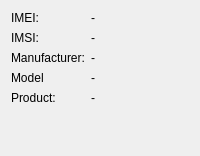
     <widget class="QWidget" name="sysdevicetab">
      <attribute name="title">
       <string>Device</string>
      </attribute>
      <layout class="QGridLayout" name="gridLayout_15">
       <item row="0" column="0">
        <layout class="QHBoxLayout" name="horizontalLayout_6">
         <item>
          <widget class="QLabel" name="label_18">
           <property name="sizePolicy">
            <sizepolicy hsizetype="Minimum" vsizetype="Fixed">
             <horstretch>0</horstretch>
             <verstretch>0</verstretch>
            </sizepolicy>
           </property>
           <property name="text">
            <string>IMEI:</string>
           </property>
          </widget>
         </item>
        </layout>
       </item>
       <item row="1" column="0">
        <layout class="QHBoxLayout" name="horizontalLayout_7">
         <item>
          <widget class="QLabel" name="label_19">
           <property name="sizePolicy">
            <sizepolicy hsizetype="Minimum" vsizetype="Fixed">
             <horstretch>0</horstretch>
             <verstretch>0</verstretch>
            </sizepolicy>
           </property>
           <property name="text">
            <string>IMSI:</string>
           </property>
          </widget>
         </item>
        </layout>
       </item>
       <item row="2" column="0">
        <layout class="QHBoxLayout" name="horizontalLayout_8">
         <item>
          <widget class="QLabel" name="label_34">
           <property name="sizePolicy">
            <sizepolicy hsizetype="Minimum" vsizetype="Fixed">
             <horstretch>0</horstretch>
             <verstretch>0</verstretch>
            </sizepolicy>
           </property>
           <property name="text">
            <string>Manufacturer:</string>
           </property>
          </widget>
         </item>
        </layout>
       </item>
       <item row="3" column="0">
        <layout class="QHBoxLayout" name="horizontalLayout_9">
         <item>
          <widget class="QLabel" name="label_35">
           <property name="sizePolicy">
            <sizepolicy hsizetype="Minimum" vsizetype="Fixed">
             <horstretch>0</horstretch>
             <verstretch>0</verstretch>
            </sizepolicy>
           </property>
           <property name="text">
            <string>Model</string>
           </property>
          </widget>
         </item>
        </layout>
       </item>
       <item row="4" column="0">
        <layout class="QHBoxLayout" name="horizontalLayout_10">
         <item>
          <widget class="QLabel" name="label_36">
           <property name="sizePolicy">
            <sizepolicy hsizetype="Minimum" vsizetype="Fixed">
             <horstretch>0</horstretch>
             <verstretch>0</verstretch>
            </sizepolicy>
           </property>
           <property name="text">
            <string>Product:</string>
           </property>
          </widget>
         </item>
        </layout>
       </item>
       <item row="3" column="1">
        <widget class="QLabel" name="modelLabel">
         <property name="sizePolicy">
          <sizepolicy hsizetype="Expanding" vsizetype="Fixed">
           <horstretch>0</horstretch>
           <verstretch>0</verstretch>
          </sizepolicy>
         </property>
         <property name="text">
          <string>-</string>
         </property>
        </widget>
       </item>
       <item row="2" column="1">
        <widget class="QLabel" name="manufacturerLabel">
         <property name="sizePolicy">
          <sizepolicy hsizetype="Expanding" vsizetype="Fixed">
           <horstretch>0</horstretch>
           <verstretch>0</verstretch>
          </sizepolicy>
         </property>
         <property name="text">
          <string>-</string>
         </property>
        </widget>
       </item>
       <item row="1" column="1">
        <widget class="QLabel" name="imsiLabel">
         <property name="sizePolicy">
          <sizepolicy hsizetype="Expanding" vsizetype="Fixed">
           <horstretch>0</horstretch>
           <verstretch>0</verstretch>
          </sizepolicy>
         </property>
         <property name="text">
          <string>-</string>
         </property>
        </widget>
       </item>
       <item row="0" column="1">
        <widget class="QLabel" name="ImeiLabel">
         <property name="sizePolicy">
          <sizepolicy hsizetype="Expanding" vsizetype="Fixed">
           <horstretch>0</horstretch>
           <verstretch>0</verstretch>
          </sizepolicy>
         </property>
         <property name="text">
          <string>-</string>
         </property>
        </widget>
       </item>
       <item row="4" column="1">
        <widget class="QLabel" name="productLabel">
         <property name="sizePolicy">
          <sizepolicy hsizetype="Expanding" vsizetype="Fixed">
           <horstretch>0</horstretch>
           <verstretch>0</verstretch>
          </sizepolicy>
         </property>
         <property name="text">
          <string>-</string>
         </property>
        </widget>
       </item>
       <item row="5" column="0">
        <spacer name="verticalSpacer_3">
         <property name="orientation">
          <enum>Qt::Vertical</enum>
         </property>
         <property name="sizeHint" stdset="0">
          <size>
           <width>20</width>
           <height>40</height>
          </size>
         </property>
        </spacer>
       </item>
      </layout>
     </widget>
